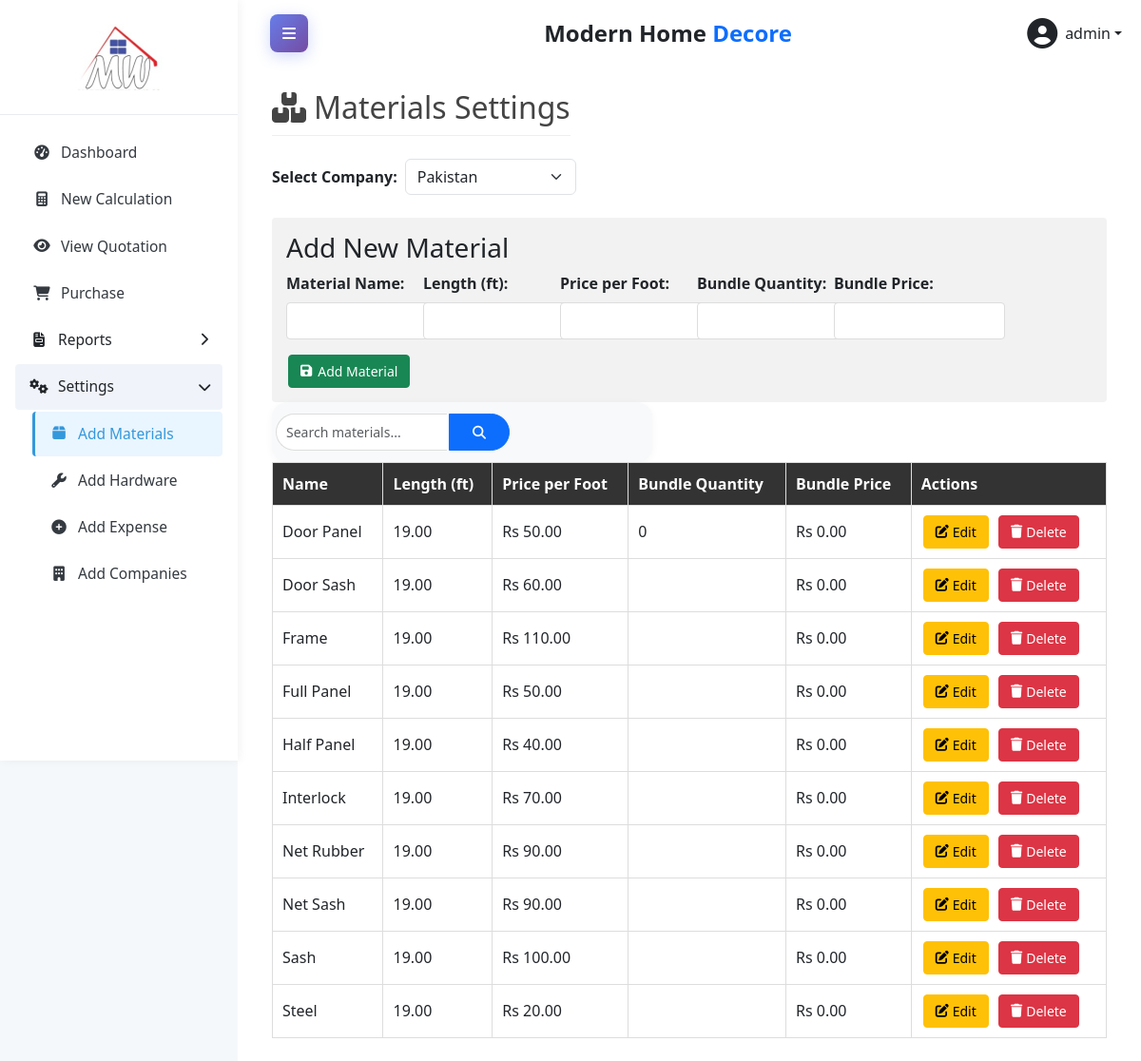
Page /index.php?page=settings_materials (signed in) on the committed database.
### tables this page shows
CREATE TABLE `materials` (
  `id` int(11) NOT NULL,
  `company_id` int(11) NOT NULL,
  `name` varchar(255) NOT NULL,
  `length` decimal(10,2) NOT NULL,
  `price_per_foot` decimal(10,2) NOT NULL,
  `bundle_quantity` int(11) DEFAULT NULL,
  `bundle_price` decimal(10,2) DEFAULT NULL,
  `created_at` timestamp NOT NULL DEFAULT current_timestamp()
);

### Pages/settings_materials.php (the view, shortened to what this page needs)
<?php
require_once 'db.php';
$companies = $conn->query("SELECT id, name FROM companies ORDER BY name");
$selected_company_id = isset($_SESSION['selected_company_id']) ? $_SESSION['selected_company_id'] : 1;
$materials = $conn->query("SELECT * FROM materials WHERE company_id = $selected_company_id ORDER BY name");
$edit_material = null;
?>
<div class="container">
<div class="d-flex align-items-center mb-4 gap-3">
        <h2 class="mb-0"><i class="fas fa-boxes me-2"></i>Materials Settings</h2>
    </div>
    <div class="d-flex align-items-center justify-content-between mb-4 gap-3">
        <div class="company-selector mb-0 d-flex align-items-center gap-2">
            <label for="company-select" class="mb-0">Select Company:</label>
            <select id="company-select" class="form-select" style="width:auto; min-width:180px;" onchange="window.location.href='?page=settings_materials&company_id=' + this.value">
                <?php while ($company = $companies->fetch_assoc()): ?>
                    <option value="<?= $company['id'] ?>" <?= $company['id'] == $selected_company_id ? 'selected' : '' ?>>
                        <?= htmlspecialchars($company['name']) ?>
                    </option>
                <?php endwhile; ?>
            </select>
        </div>
    </div>
    <div class="form-container">
        <h3><?= $edit_material ? 'Edit Material' : 'Add New Material' ?></h3>
        <form method="POST" class="row g-3 align-items-end flex-wrap">
            <div class="col-md-2">
                <label for="name" class="form-label">Material Name:</label>
                <input type="text" id="name" name="name" class="form-control" value="<?= $edit_material ? htmlspecialchars($edit_material['name']) : '' ?>" required>
            </div>
            <div class="col-md-2">
                <label for="length" class="form-label">Length (ft):</label>
                <input type="number" id="length" name="length" class="form-control" step="0.01" value="<?= $edit_material ? $edit_material['length'] : '' ?>" required>
            </div>
            <div class="col-md-2">
                <label for="price_per_foot" class="form-label">Price per Foot:</label>
                <input type="number" id="price_per_foot" name="price_per_foot" class="form-control" step="0.01" value="<?= $edit_material ? $edit_material['price_per_foot'] : '' ?>" required>
            </div>
            <div class="col-md-2">
                <label for="bundle_quantity" class="form-label">Bundle Quantity:</label>
                <input type="number" id="bundle_quantity" name="bundle_quantity" class="form-control" value="<?= $edit_material ? $edit_material['bundle_quantity'] : '' ?>" required>
            </div>
            <div class="col-md-2">
                <label for="bundle_price" class="form-label">Bundle Price:</label>
                <input type="number" id="bundle_price" name="bundle_price" class="form-control" step="0.01" value="<?= $edit_material ? $edit_material['bundle_price'] : '' ?>" required>
            </div>
            <div class="col-md-auto d-flex align-items-end gap-2">
                <button type="submit" class="btn btn-success d-flex align-items-center" style="gap:6px;">
                    <i class="fas fa-save"></i> <?= $edit_material ? 'Update Material' : 'Add Material' ?>
                </button>
            </div>
        </form>
    </div>
    <div class="search-bar-materials">
        <form method="get" class="d-flex w-100" style="gap: 0;" id="materialsSearchForm" autocomplete="off">
            <input type="text" class="form-control" name="search" id="materialsSearchInput" placeholder="Search materials..." value="<?= isset($_GET['search']) ? htmlspecialchars($_GET['search']) : '' ?>">
            <button class="btn btn-primary px-4" type="submit"><i class="fas fa-search"></i></button>
        </form>
    </div>
    <table>
        <thead>
            <tr>
                <th>Name</th>
                <th>Length (ft)</th>
                <th>Price per Foot</th>
                <th>Bundle Quantity</th>
                <th>Bundle Price</th>
                <th>Actions</th>
            </tr>
        </thead>
        <tbody>
            <?php
            while ($material = $materials->fetch_assoc()):
            ?>
                <tr>
                    <td><?= htmlspecialchars($material['name']) ?></td>
                    <td><?= $material['length'] ?></td>
                    <td>Rs <?= number_format($material['price_per_foot'] ?? 0, 2) ?></td>
                    <td><?= $material['bundle_quantity'] ?></td>
                    <td>Rs <?= number_format($material['bundle_price'] ?? 0, 2) ?></td>
                    <td>
                        <button type="button" class="btn btn-warning btn-sm me-1 d-inline-flex align-items-center" style="gap:4px;" data-bs-toggle="modal" data-bs-target="#editMaterialModal" data-id="<?= $material['id'] ?>" data-name="<?= htmlspecialchars($material['name']) ?>" data-length="<?= $material['length'] ?>" data-price_per_foot="<?= $material['price_per_foot'] ?>" data-bundle_quantity="<?= $material['bundle_quantity'] ?>" data-bundle_price="<?= $material['bundle_price'] ?>">
                            <i class="fas fa-edit"></i> Edit
                        </button>
                        <a href="?page=settings_materials&company_id=<?= $selected_company_id ?>&delete=<?= $material['id'] ?>" class="btn btn-danger btn-sm d-inline-flex align-items-center" style="gap:4px;" onclick="return confirm('Are you sure you want to delete this material?')"><i class="fas fa-trash"></i> Delete</a>
                    </td>
                </tr>
            <?php endwhile; ?>
        </tbody>
    </table>
</div>

### index.php (style rules this page uses)
:root { --primary: #3498db; --secondary: #2980b9; --accent: #2c3e50; --light: #f8f9fa; --dark: #343a40; }
body { font-family: 'Segoe UI', sans-serif; background-color: #f5f8fa; }

### Pages/settings_materials.php (style rules this page uses)
h2 { color: #444; border-bottom: 1px solid #eee; padding-bottom: 10px; margin-top: 0; }
table { border-collapse: collapse; width: 100%; }
th, td { padding: 10px; border: 1px solid #ddd; text-align: left; }
th { background-color: #333; color: white; }
.btn { display: inline-block; padding: 6px 12px; margin: 0 2px; text-decoration: none; border-radius: 4px; font-size: 14px; }
.form-container { margin: 20px 0 0 0; padding: 15px; background: #f2f2f2; border-radius: 4px; max-width: 100%; overflow-x: auto; }
label { font-weight: 600; white-space: nowrap; margin-bottom: 2px; }
input[type="text"], input[type="number"], select { padding: 8px 10px; border: 1px solid #ddd; border-radius: 4px; font-size: 14px; width: 180px; box-sizing: border-box; }
.company-selector { margin-bottom: 15px; }
.search-bar-materials { background: #f8f9fa; border-radius: 1rem; box-shadow: 0 2px 8px rgba(0,0,0,0.04); padding: 0; margin: 0; max-width: 400px; display: flex; align-items: center; }
.search-bar-materials .form-control { border-radius: 2rem 0 0 2rem; border-right: 0; background: #fff; }
.search-bar-materials .btn { border-radius: 0 2rem 2rem 0; }
.search-bar-materials { background: #f8f9fa; border-radius: 1rem; box-shadow: 0 2px 8px rgba(0,0,0,0.04); padding: 0.75rem 0.25rem; max-width: 400px; display: flex; align-items: center; }

### rows in the picture
materials: name "Door Panel", length "19.00", price_per_foot "50.00", bundle_quantity "0", bundle_price "0.00"
materials: name "Door Sash", length "19.00", price_per_foot "60.00", bundle_price "0.00"
materials: name "Frame", length "19.00", price_per_foot "110.00", bundle_price "0.00"
materials: name "Full Panel", length "19.00", price_per_foot "50.00", bundle_price "0.00"
materials: name "Half Panel", length "19.00", price_per_foot "40.00", bundle_price "0.00"
materials: name "Interlock", length "19.00", price_per_foot "70.00", bundle_price "0.00"
materials: name "Net Rubber", length "19.00", price_per_foot "90.00", bundle_price "0.00"
materials: name "Net Sash", length "19.00", price_per_foot "90.00", bundle_price "0.00"
materials: name "Sash", length "19.00", price_per_foot "100.00", bundle_price "0.00"
materials: name "Steel", length "19.00", price_per_foot "20.00", bundle_price "0.00"

### other values in the picture
$_SESSION['username'] "admin"
form field value "Pakistan"
